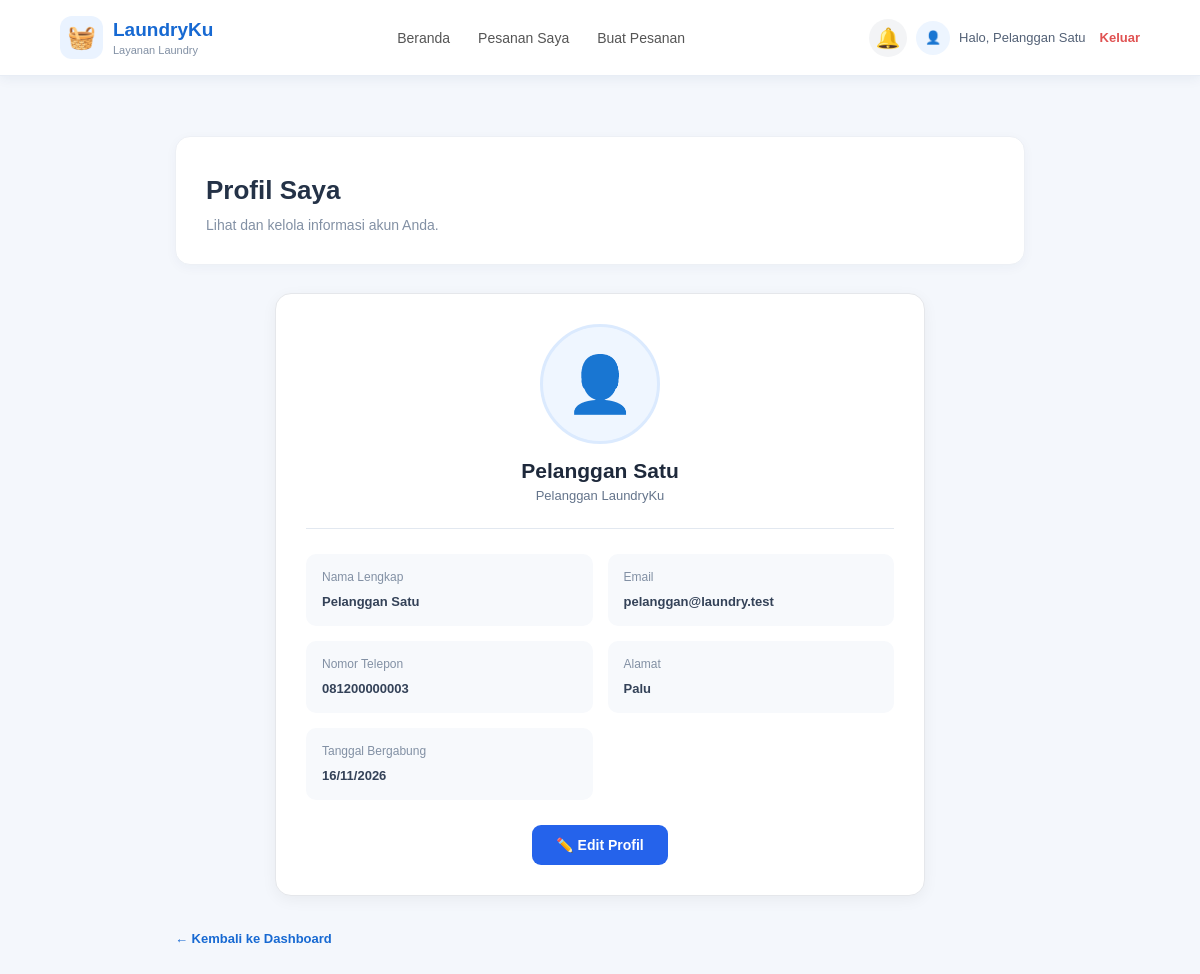
Page /pelanggan/profil.php (signed in) on the committed database.
### tables this page shows
CREATE TABLE tb_pengguna (
  id_pengguna INT(11) AUTO_INCREMENT PRIMARY KEY,
  nama VARCHAR(100) NOT NULL,
  email VARCHAR(100) NOT NULL UNIQUE,
  password VARCHAR(255) NOT NULL,
  no_telepon VARCHAR(15),
  alamat TEXT,
  role ENUM('pelanggan','petugas','admin') NOT NULL DEFAULT 'pelanggan',
  id_laundry INT(11) NULL COMMENT 'khusus petugas: laundry tempat bertugas',
  foto_profil VARCHAR(255) NULL,
  created_at DATETIME DEFAULT CURRENT_TIMESTAMP
);

### config/koneksi.php (called while the page is built, shortened)
<?php
function e($s) { return htmlspecialchars((string)$s, ENT_QUOTES, 'UTF-8'); }

### pelanggan/profil.php (the view, shortened to what this page needs)
<?php
require_once __DIR__ . '/../config/auth.php';
$idp = (int)$_SESSION['id_pengguna'];
$q = mysqli_prepare($conn, '
    SELECT nama, email, no_telepon, alamat, created_at, foto_profil
    FROM tb_pengguna
    WHERE id_pengguna = ?
');
mysqli_stmt_bind_param($q, 'i', $idp);
mysqli_stmt_execute($q);
$profil = mysqli_fetch_assoc(mysqli_stmt_get_result($q));
$mode_edit = isset($_GET['edit']) && $_GET['edit'] === '1';
require __DIR__ . '/_header.php';
?>
<section class="profile-page">
    <div class="page-heading">
        <div>
            <h1>Profil Saya</h1>
            <p>Lihat dan kelola informasi akun Anda.</p>
        </div>
    </div>
    <?php if (!$mode_edit): ?>
        <div class="profile-card profile-view">
            <div class="profile-photo">
                <?php if (!empty($profil['foto_profil'])): ?>
                    <img src="<?= BASE_URL ?>/pelanggan/<?= e($profil['foto_profil']) ?>"
                         alt="Foto profil">
                <?php else: ?>
                    <span>👤</span>
                <?php endif; ?>
            </div>
            <h2><?= e($profil['nama']) ?></h2>
            <p class="profile-role">Pelanggan LaundryKu</p>
            <div class="profile-divider"></div>
            <div class="profile-info">
                <div class="profile-info-item">
                    <span>Nama Lengkap</span>
                    <strong><?= e($profil['nama']) ?></strong>
                </div>
                <div class="profile-info-item">
                    <span>Email</span>
                    <strong><?= e($profil['email']) ?></strong>
                </div>
                <div class="profile-info-item">
                    <span>Nomor Telepon</span>
                    <strong><?= e($profil['no_telepon'] ?: '-') ?></strong>
                </div>
                <div class="profile-info-item">
                    <span>Alamat</span>
                    <strong><?= nl2br(e($profil['alamat'] ?: '-')) ?></strong>
                </div>
                <div class="profile-info-item">
                    <span>Tanggal Bergabung</span>
                    <strong>
                        <?= $profil['created_at']
                            ? e(date('d/m/Y', strtotime($profil['created_at'])))
                            : '-' ?>
                    </strong>
                </div>
            </div>
            <a href="profil.php?edit=1" class="profile-edit-btn">
                ✏️ Edit Profil
            </a>
        </div>
    <?php endif; ?>
    <a href="dashboard.php" class="detail-back">
        ← Kembali ke Dashboard
    </a>
</section>

### rows in the picture
tb_pengguna: nama "Pelanggan Satu", email "pelanggan@laundry.test", no_telepon "081200000003", alamat "Palu", created_at "16/11/2026"

### other values in the picture
$_SESSION['nama'] "Pelanggan Satu"
